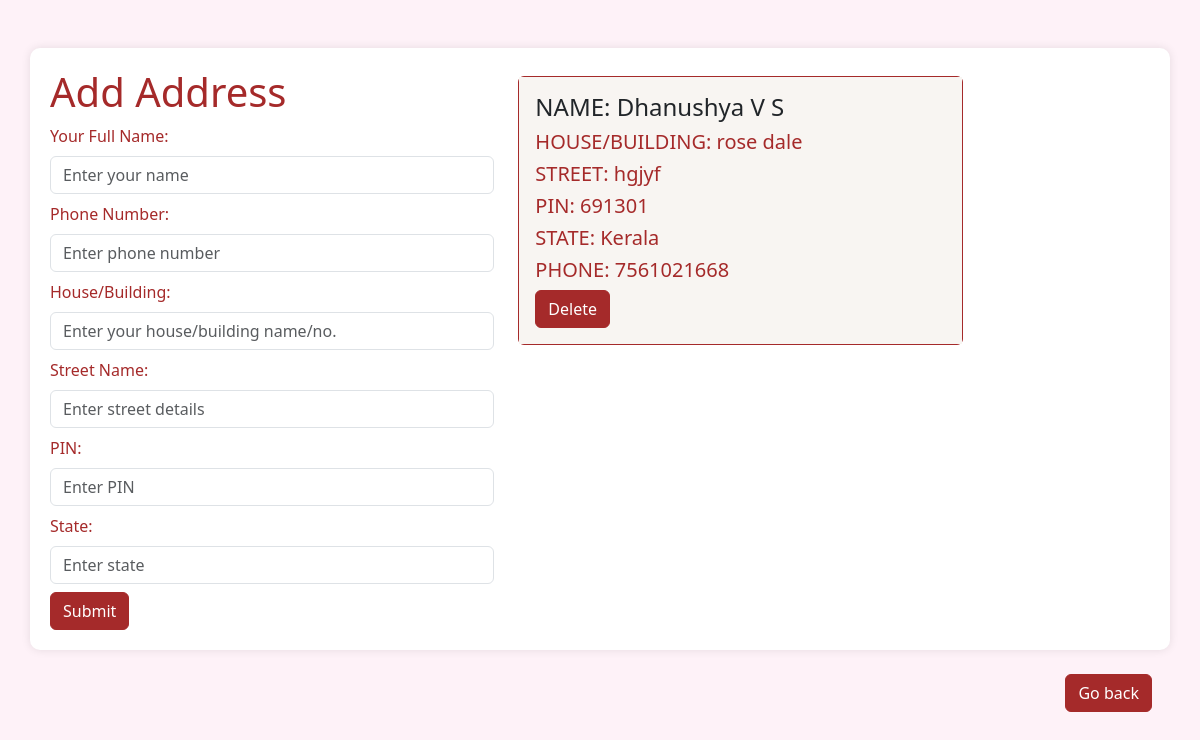
Screenshot of /address (signed in) with the database file from the repository.
### app/models.py (models this page shows)
class Address(models.Model):
    user=models.ForeignKey(User,on_delete=models.CASCADE)
    name=models.TextField()
    phn=models.IntegerField()
    house=models.TextField()
    street=models.TextField()
    pin=models.IntegerField()
    state=models.TextField()

### app/views.py (the view, shortened to what this page needs)
# urls.py: path('address',views.address),
def address(req):
    return_url = req.GET.get('returnUrl')
    if 'user' in req.session:
        user = User.objects.get(username=req.session['user'])
        data = Address.objects.filter(user=user)
        return render(req, "user/addaddress.html", {'data': data, 'return_url': return_url})
    else:
        return redirect(cosmetic_login)

### templates/user/addaddress.html (shortened to what this page needs)
<!DOCTYPE html>
<html lang="en">
<head>
    {% load static %}
    <link href="https://cdn.jsdelivr.net/npm/bootstrap@5.3.3/dist/css/bootstrap.min.css" rel="stylesheet">
</head>
<body>
    <div class="container mt-5">
        <div class="row">
            <div class="col-lg-5">
                <h1>Add Address</h1>
                <form action="" method="post" enctype="multipart/form-data">
                    <div class="mb-2">
                        <label for="name" class="form-label">Your Full Name:</label>
                        <input type="text" class="form-control" placeholder="Enter your name" name="name">
                    </div>
                    <div class="mb-2">
                        <label for="phn" class="form-label">Phone Number:</label>
                        <input type="number" class="form-control" placeholder="Enter phone number" name="phn">
                    </div>
                    <div class="mb-2">
                        <label for="house" class="form-label">House/Building:</label>
                        <input type="text" class="form-control" name="house" placeholder="Enter your house/building name/no.">
                    </div>
                    <div class="mb-2">
                        <label for="street" class="form-label">Street Name:</label>
                        <input type="text" class="form-control" placeholder="Enter street details" name="street">
                    </div>
                    <div class="mb-2">
                        <label for="pin" class="form-label">PIN:</label>
                        <input type="number" class="form-control" placeholder="Enter PIN" name="pin">
                    </div>
                    <div class="mb-2">
                        <label for="state" class="form-label">State:</label>
                        <input type="text" class="form-control" placeholder="Enter state" name="state">
                    </div>
                    <button type="submit" class="btn btn-danger">Submit</button>
                </form>
            </div>
            <div class="col-lg-5">
                {% for i in data %}
                    <div class="card mt-2">
                        <div class="card-body">
                            <h4 class="card-title">NAME: {{ i.name }}</h4>
                            <h5 class="card-text">HOUSE/BUILDING: {{ i.house }}</h5>
                            <h5 class="card-text">STREET: {{ i.street }}</h5>
                            <h5 class="card-text">PIN: {{ i.pin }}</h5>
                            <h5 class="card-text">STATE: {{ i.state }}</h5>
                            <h5 class="card-text">PHONE: {{ i.phn }}</h5>
                            <a href="delete_address/{{ i.pk }}?returnUrl={{ request.build_absolute_uri }}" class="btn btn-danger">Delete</a>
                        </div>
                    </div>
                {% endfor %}
            </div>
        </div>
    </div>
    <div class="mt-4 text-end me-5">
        <a href="{{ return_url }}" class="btn btn-danger">Go back</a>
    </div>
</body>
</html>

### templates/user/addaddress.html (style rules this page uses)
body { background-color: #fef2f8; color: brown; }
.container { background: white; padding: 20px; border-radius: 10px; box-shadow: 0 0 10px rgba(0, 0, 0, 0.1); }
h1, h4, h5 { color:brown; }
.btn-danger { background-color:brown; border-color:brown; }
.card { border: 1px solid brown; }
.card-body { background-color: #f8f5f2; }

### rows the page displays
Address: name "Dhanushya V S", house "rose dale", street "hgjyf", pin "691301", state "Kerala", phn "7561021668"
